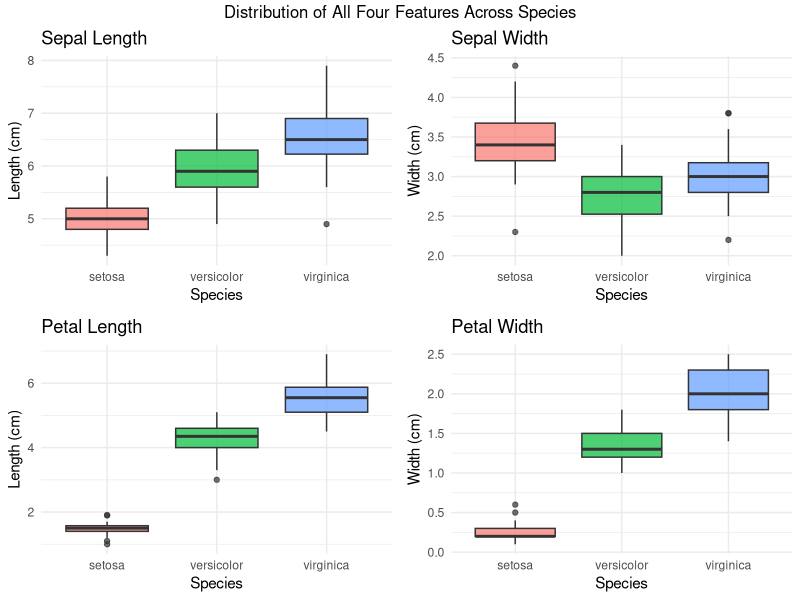
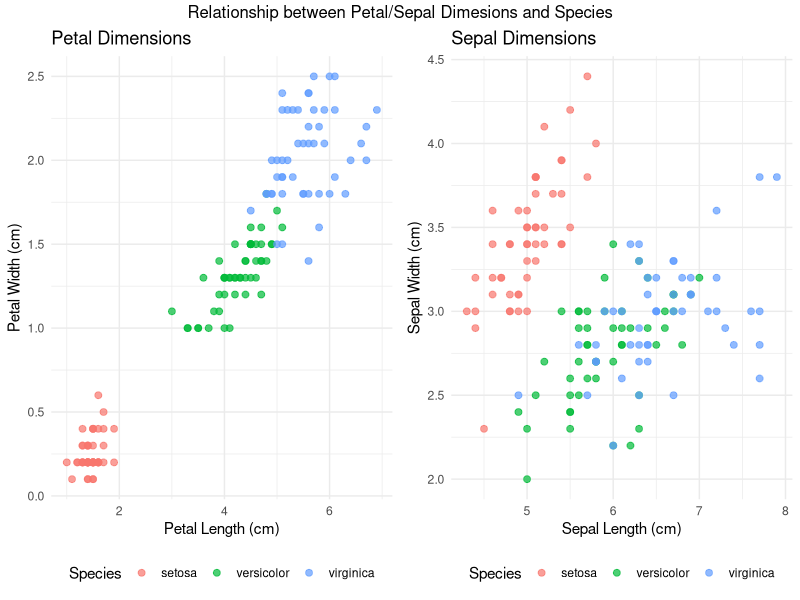
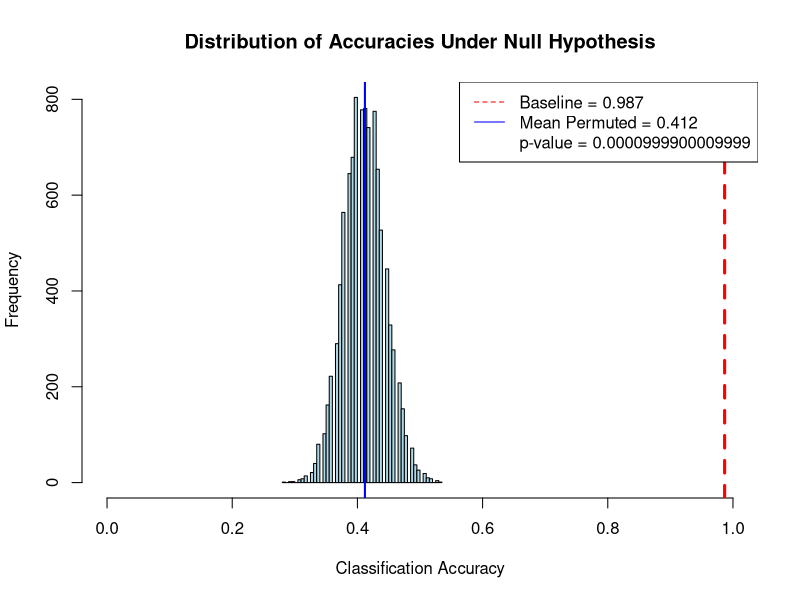

The R script that drew these images, in order:
## ---- chunk 1
knitr::opts_chunk$set(echo = TRUE)
## ---- chunk 2
library(tidyverse)
library(magrittr)
library(knitr)
library(gridExtra)
library(nnet)
library(caret)
## ---- chunk 3
data(iris)
head(iris)
summary(iris)
## ---- chunk 4
iris %>%
  group_by(Species) %>%
  summarise(mean_petal_length = mean(Petal.Length),
            mean_petal_width = mean(Petal.Width),
            mean_sepal_length = mean(Sepal.Length),
            mean_sepal_width = mean(Sepal.Width)) %>%
  kable(caption = "Mean Values of All Features by Species")
## ---- chunk 5
p1 <- ggplot(iris, aes(x = Species, y = Sepal.Length, fill = Species)) +
  geom_boxplot(alpha = 0.7) +
  theme_minimal() +
  labs(title = "Sepal Length", y = "Length (cm)") +
  theme(legend.position = "none")

p2 <- ggplot(iris, aes(x = Species, y = Sepal.Width, fill = Species)) +
  geom_boxplot(alpha = 0.7) +
  theme_minimal() +
  labs(title = "Sepal Width", y = "Width (cm)") +
  theme(legend.position = "none")

p3 <- ggplot(iris, aes(x = Species, y = Petal.Length, fill = Species)) +
  geom_boxplot(alpha = 0.7) +
  theme_minimal() +
  labs(title = "Petal Length", y = "Length (cm)") +
  theme(legend.position = "none")

p4 <- ggplot(iris, aes(x = Species, y = Petal.Width, fill = Species)) +
  geom_boxplot(alpha = 0.7) +
  theme_minimal() +
  labs(title = "Petal Width", y = "Width (cm)") +
  theme(legend.position = "none")

grid.arrange(p1, p2, p3, p4, ncol = 2, 
             top = "Distribution of All Four Features Across Species")
## ---- chunk 6
p5 <- ggplot(iris, aes(x = Petal.Length, y = Petal.Width, color = Species)) +
  geom_point(size = 2, alpha = 0.7) +
  theme_minimal() +
  labs(title = "Petal Dimensions",
       x = "Petal Length (cm)", y = "Petal Width (cm)") +
  theme(legend.position = "bottom")

p6 <- ggplot(iris, aes(x = Sepal.Length, y = Sepal.Width, color = Species)) +
  geom_point(size = 2, alpha = 0.7) +
  theme_minimal() +
  labs(title = "Sepal Dimensions",
       x = "Sepal Length (cm)", y = "Sepal Width (cm)") +
  theme(legend.position = "bottom")

grid.arrange(p5, p6, ncol = 2,
             top = "Relationship between Petal/Sepal Dimesions and Species")
## ---- chunk 7
model <- multinom(Species ~ ., data = iris)
## ---- chunk 8
coef_summary <- round(coef(model), 3)
kable(coef_summary, 
      caption = "Multinomial Logistic Regression Coefficients")
## ---- chunk 9
prediction <- predict(model, newdata = iris)
confusionMatrix(prediction, iris$Species)
baseline <- mean(prediction == iris$Species)
baseline
## ---- chunk 10
options(scipen = 999)
set.seed(123)

N <- 10000
result <- numeric(N)

for (i in 1:N) {
  iris_permuted <- iris
  iris_permuted$Species <- sample(iris$Species, replace = FALSE)
  model_perm <- multinom(Species ~ ., data = iris_permuted)
  prediction_perm <- predict(model_perm, newdata = iris_permuted)
  result[i] <- mean(prediction_perm == iris_permuted$Species)
}
## ---- chunk 11
p_value <- (sum(result >= baseline) + 1) / (N + 1)
p_value
## ---- chunk 12
hist(result, 
     breaks = 40, 
     col = "lightblue",
     main = "Distribution of Accuracies Under Null Hypothesis",
     xlab = "Classification Accuracy",
     xlim = c(0, 1))
abline(v = baseline, col = "red", lwd = 3, lty = 2)
abline(v = mean(result), col = "blue", lwd = 2)
legend("topright", 
       c(paste("Baseline =", round(baseline, 3)),
         paste("Mean Permuted =", round(mean(result), 3)),
         paste("p-value =", p_value)),
       col = c("red", "blue", "black"), lty = c(2, 1, 0))
